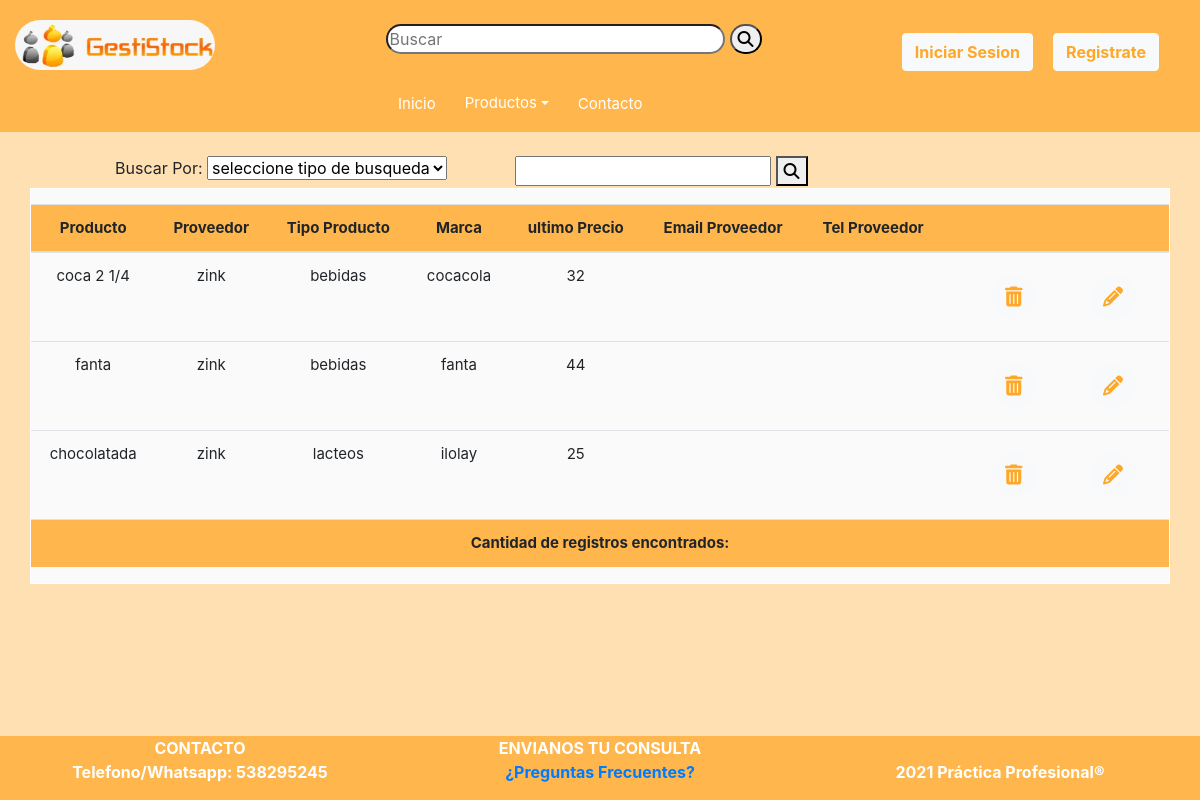
The page /Anteriores/listarProvProd.php on the database as committed earlier.
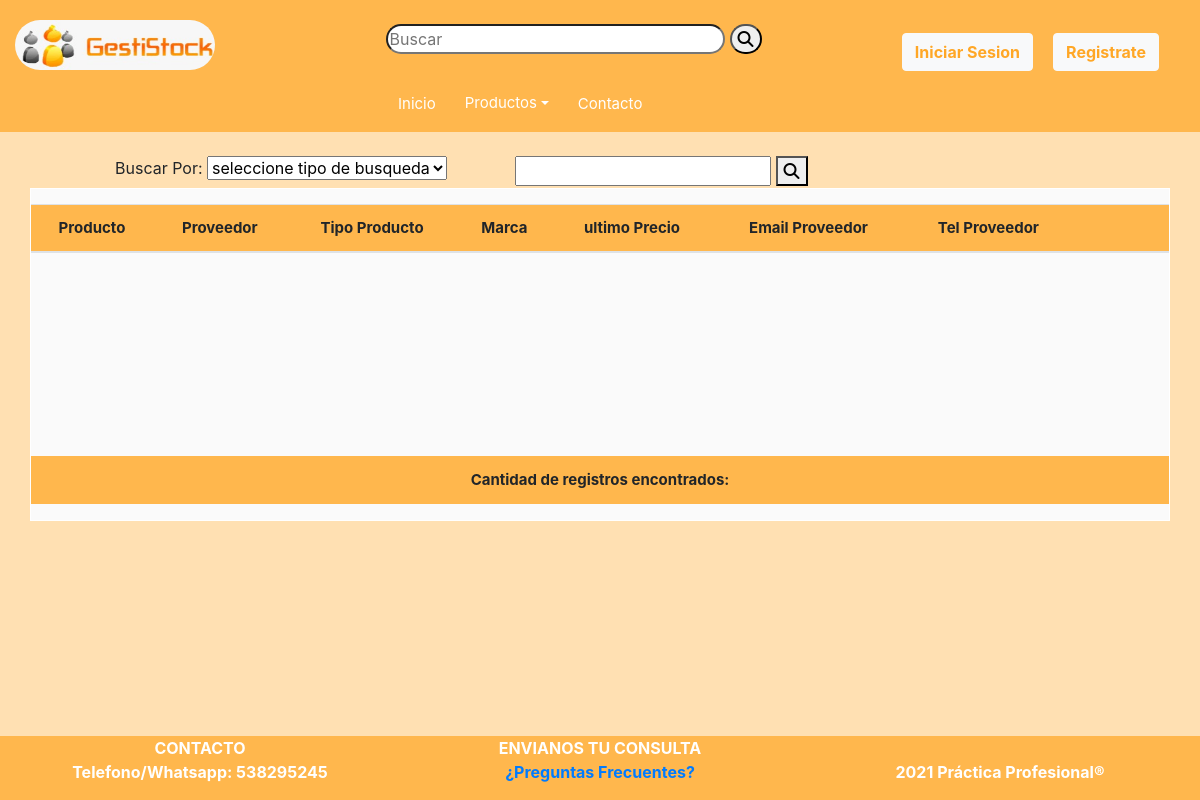
The same page on the database as committed later.
### tables this page shows
CREATE TABLE `productos` (
  `idProducto` int(11) NOT NULL,
  `descripcion` varchar(45) NOT NULL,
  `idPuestoFisico` int(11) NOT NULL,
  `imagen` varchar(45) NOT NULL,
  `Lote` varchar(45) NOT NULL,
  `fechaCaducidad` date NOT NULL,
  `cantidadProd` int(11) NOT NULL,
  `precio` float NOT NULL,
  `idEstado` int(11) DEFAULT NULL
);

CREATE TABLE `proveedores` (
  `idProveedor` int(11) NOT NULL,
  `empresa` varchar(45) NOT NULL,
  `cuit` varchar(11) NOT NULL,
  `descripcion` varchar(200) NOT NULL,
  `idEstado` int(11) NOT NULL DEFAULT 1
);

CREATE TABLE `tiposproductos` (
  `idTipoProducto` int(11) NOT NULL,
  `descripcion` varchar(45) NOT NULL
);

CREATE TABLE `marcas` (
  `idMarca` int(11) NOT NULL,
  `nombreMarca` varchar(45) NOT NULL
);

CREATE TABLE `productostpmarcas` (
  `idProducto` int(11) NOT NULL,
  `idProveedor` int(11) NOT NULL,
  `idTpMarca` int(11) NOT NULL,
  `precio` int(11) NOT NULL
);

### Anteriores/listarProvProd.php (the view, shortened to what this page needs)
<?php require ('header.php');
$consulta="SELECT p.idProducto,p.descripcion,pr.empresa, tpp.idTpMarca,tpp.precio, m.nombreMarca,tp.descripcion as tipoProducto FROM productos p
JOIN productostpmarcas tpp on p.idProducto=tpp.idProducto
JOIN proveedores pr on tpp.idProveedor=pr.idProveedor
JOIN tiposproductos_marcas tpm on tpm.idTpMarca=tpp.idTpMarca
JOIN marcas m on m.idMarca= tpm.idMarca
JOIN tiposproductos tp on tp.idTipoProducto=tpm.idTipoProducto
WHERE pr.empresa LIKE '%zink%'";
$query=mysqli_query($conexion,$consulta);
?>
<br>
<form action="listarProvProd.php" method="GET">
	<div class="row justify-content-center">
		<div class="col-md-4">
			<label>Buscar Por:</label>
			<select>
				<option value="0">
					seleccione tipo de busqueda
				</option>
			</select>
		</div>
		<div class="col-md-6">
			<input type="text" name="listarPP" id="listarPP">
			<button type="submit"><i class="fas fa-search"></i></i></button>
		</div>
	</div>
</form>
<div class="col-md-12">
	<div id="result" style="border: 1px solid white;overflow-y: scroll;background:#fafafa;padding-top:15px">
		<table class="table striped" style="background:#fafafa;height:300px">
			<thead>
				<th style="text-align: center;">Producto</th>
				<th style="text-align: center;">Proveedor</th>
				<th style="text-align: center;">Tipo Producto</th>
				<th style="text-align: center;">Marca</th>
				<th style="text-align: center;">ultimo Precio</th>
				<th style="text-align: center;">Email Proveedor</th>
				<th style="text-align: center;">Tel Proveedor</th>
				<th></th>
				<th></th>
				<th></th>
			</thead>
			<tbody>
				<?php while ($row=mysqli_fetch_array($query)): ?>
					<tr>
						<td style="text-align: center"><?php echo $row['descripcion'];?></td>
						<td style="text-align: center"><?php echo $row['empresa'];?></td>
						<td style="text-align: center"><?php echo $row['tipoProducto'];?></td>
						<td style="text-align: center"><?php echo $row['nombreMarca']; ?></td>
						<td style="text-align: center"><?php echo $row['precio'];?></td>
						<td style="text-align: center"><?php// echo $Telefono;?></td>
						<td></td>
						<td></td>
							<td><a href="#" style="border-radius:30px;font-size:20px" class="btn btn-light" data-toggle="modal" data-target="#info<?php echo $idPersona; ?>"><i class="fas fa-trash-alt"></i></a></td>
								<td>
									<form method="POST" action="modificarUsuario.php">
										<button style="border-radius:30px;font-size:20px" type="submit" name="idPersona" value="<?php echo $row['idPersona'];?>" class="btn btn-light"><i class="fas fa-pencil-alt"></i></button>
									</form>
								</td>
					</tr>
				<?php endwhile ?>
			</tbody>
			<tfoot>
				<tr align="center">
					<th colspan="12">Cantidad de registros encontrados: <?php// echo $total_usuarios?></th>
				</tr>
			</tfoot>
		</table>
	</div>
</div>
<?php require 'footer.php'; ?>

Rows that differ between the two databases and show on the page:
no longer on this page (row edited): productos: descripcion "coca 2 1/4", proveedores.empresa "zink", tiposproductos.descripcion "bebidas", marcas.nombreMarca "cocacola", productostpmarcas.precio "32"
no longer on this page (row edited): productos: descripcion "fanta", proveedores.empresa "zink", tiposproductos.descripcion "bebidas", marcas.nombreMarca "fanta", productostpmarcas.precio "44"
no longer on this page (row edited): productos: descripcion "chocolatada", proveedores.empresa "zink", tiposproductos.descripcion "lacteos", marcas.nombreMarca "ilolay", productostpmarcas.precio "25"
